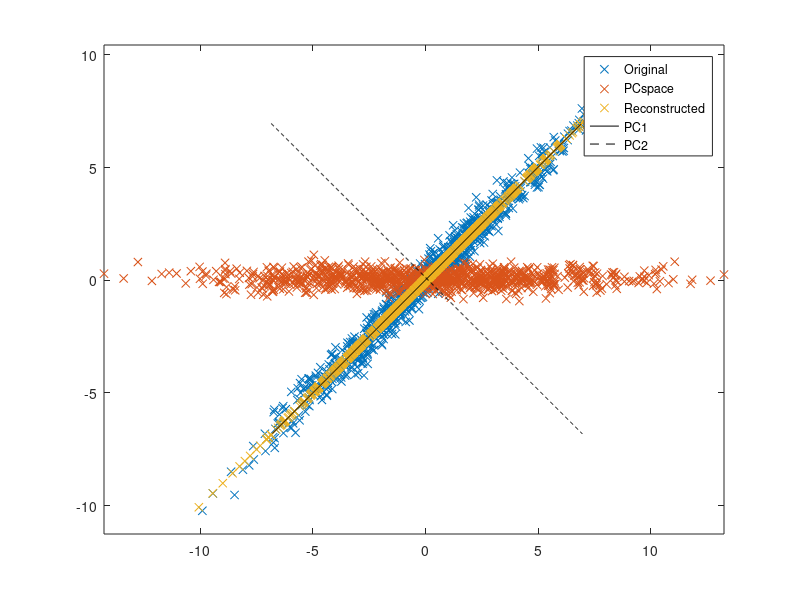

Write the MATLAB code that produced this figure.
function plot2Dpca(X)

if nargin < 1
    X = mvnrnd([0,0],[10,9.9;9.9,10],1000);
    figure;
end

coeff = pca(X);
meanM = mean(X);
T = (X-meanM)*coeff + meanM;
Tl = (X-meanM)*coeff(:,1);
Xrec = Tl*coeff(:,1)'  + meanM;
x1 = linspace(min(X(:,1)),max(X(:,1)),1000);
x2 = linspace(min(X(:,2)),max(X(:,2)),1000);
x1L = coeff(:,1)*(x1 - mean(x1)) + meanM';
x2L = coeff(:,2)*(x2 - mean(x2)) + meanM';
plot(X(:,1),X(:,2),'x');hold on;
plot(T(:,1),T(:,2),'x')
plot(Xrec(:,1),Xrec(:,2),'x');
plot(x1L(1,:),x1L(2,:),'k');
plot(x2L(1,:),x2L(2,:),'--k');
legend('Original','PCspace','Reconstructed','PC1','PC2')
axis equal;
end

